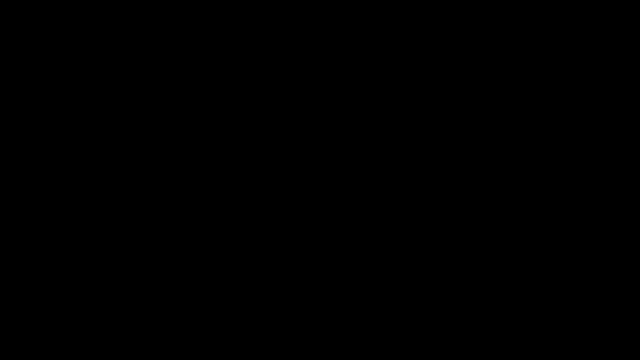
Frame 1 (no input)
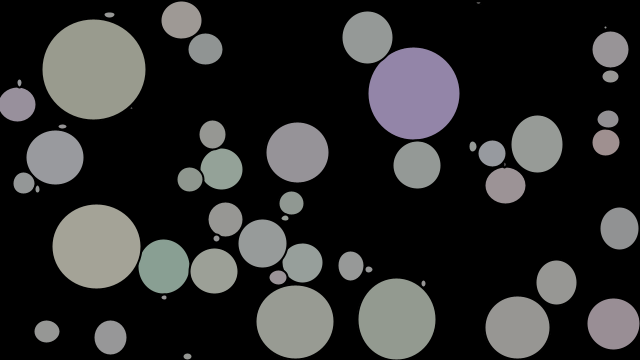
Frame 60 (the mouse pressed at the canvas centre just before this capture)
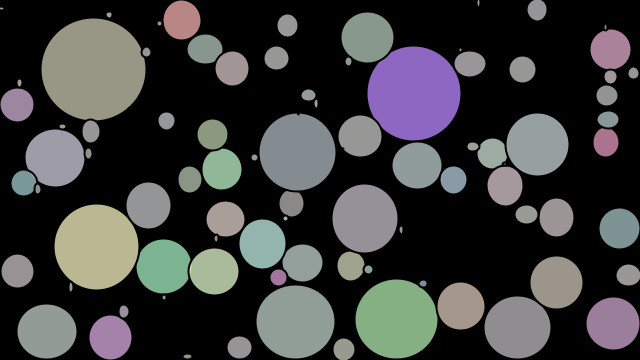
Frame 120 (the mouse held since frame 60 and released just before this capture)

The Processing sketch that drew these frames (run headless with seeded random() and noise(); from frame 60 on, the mouse is pressed at the canvas centre):

// Processing sketch: Practice_12_Circle_Packing_Random__Random_Color_
// ── Practice_12_Circle_Packing_Random__Random_Color_.pde
ArrayList<Circle> circles;

void setup() {
  size(640, 360);
  circles = new ArrayList<Circle>();
  //circles.add(new Circle(200, 200));
}
void draw() {
  background(0);
  frameRate(20);

  Circle newC = newCircle();

  if (newC != null) {
    circles.add(newC);
  }


  for (Circle c : circles) {
    if (c.growing) {
      if (c.edges()) {
        c.growing = false;
      } else {
        for (Circle other : circles) {
          if (c != other) {
            float d = dist(c.x, c.y, other.x, other.y);
            if (d<c.r + other.r) {
              c.growing = false;
              break;
            }
          }
        }
      }
    }
    c.show();
    c.grow();
  }
}

Circle newCircle() {
  float x = random(width);
  float y = random(height);
  boolean valid = true;
  for (Circle c : circles) {
    float d  = dist(x, y, c.x, c.y);
    if ( d<c.r) {
      valid = false;
      break;
    }
  }
  if (valid) {
    return new Circle (x, y);
  } else {
    return null;
  }
}
// ── class_circle.pde
class Circle {
  float x;
  float y;
  float r;
  float a = 192;
  float g = 192;
  float b = 192;
  float va, vg, vb;

  boolean growing = true;

  Circle (float x_, float y_) {
    x=x_;
    y=y_;
    r=1;
  }

  void grow() {
    if (growing) {
      r = r + 1;
    }
  }

  boolean edges() {
    return (x+r > width || x-r < 0 || y+r > height || y-r<0);
  }

  void show () {
    stroke(0);
    strokeWeight(2);
    va = va * 0.995 + randomGaussian() * 0.04;
    vg = vg * 0.995 + randomGaussian() * 0.04;
    vb = vb * 0.995 + randomGaussian() * 0.04;

    a += va;
    g += vg;
    b += vb;

    if ((a < 128 && va < 0) || (r > 255 && va > 0))    va = -va;
    if ((g < 128 && vg < 0) || (g > 255 && vg > 0))    vg = -vg;
    if ((b < 128 && vb < 0) || (b > 255 && vb > 0))    vb = -vb;

    fill(a, g, b,200);

    ellipse (x, y, random(r*2-3, r*2+3), random(r*2-3, r*2+3));
  }
}
